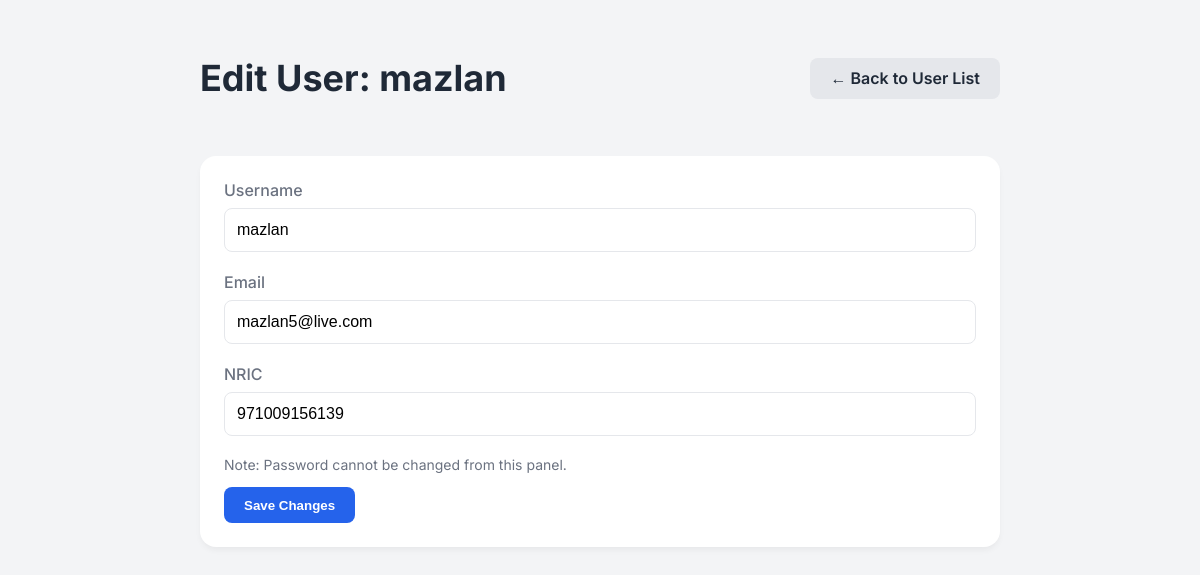
Page /admin/edit_user.php?id=28 (signed in) on the earlier database version.
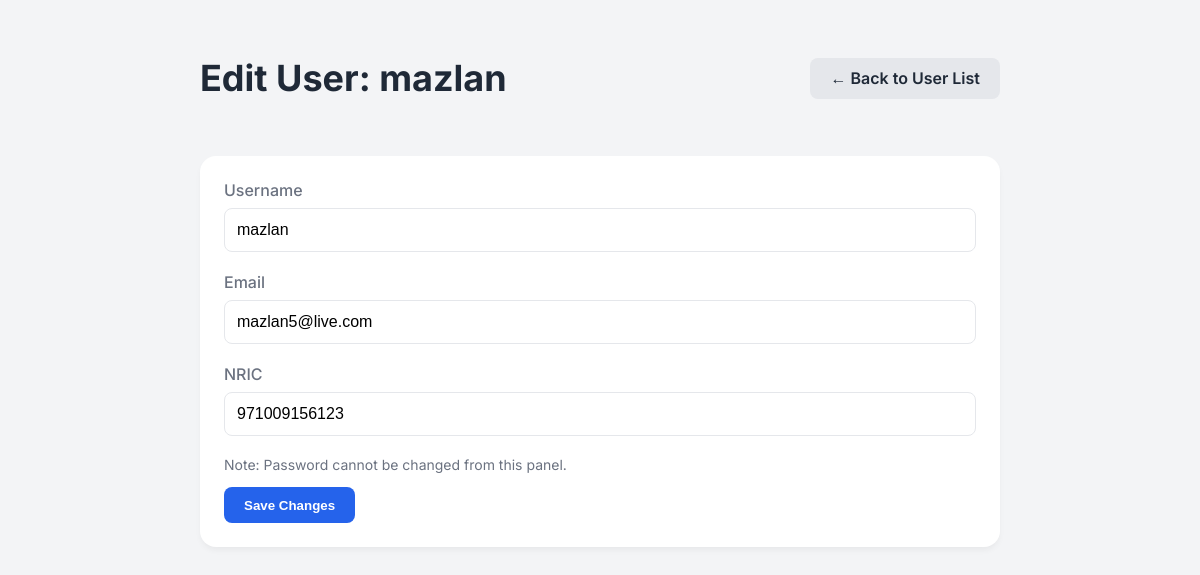
Same page on the later database version.
### tables this page shows
CREATE TABLE `users` (
  `id` int(11) NOT NULL,
  `nric` varchar(50) NOT NULL,
  `email` varchar(100) NOT NULL,
  `username` varchar(50) DEFAULT NULL,
  `password` varchar(255) NOT NULL,
  `created_at` datetime NOT NULL DEFAULT current_timestamp()
);

### php/admin.php (called while the page is built, shortened)
<?php
class Admin
{
    private $conn;
    private $users_table = 'users';
    public function __construct($db)
    {
        $this->conn = $db;
    }
    public function getUserById($user_id)
    {
        $query = "SELECT id, username, email, nric FROM " . $this->users_table . " WHERE id = :user_id LIMIT 1";
        $stmt = $this->conn->prepare($query);
        $stmt->bindParam(':user_id', $user_id, PDO::PARAM_INT);
        $stmt->execute();
        return $stmt->fetch(PDO::FETCH_ASSOC);
    }
}

### admin/edit_user.php (the view, shortened to what this page needs)
<?php
require_once '../php/admin_auth_check.php';
require_once '../php/admin.php';
$user_id = filter_input(INPUT_GET, 'id', FILTER_VALIDATE_INT);
$database = new Database();
$db = $database->connect();
$admin = new Admin($db);
$userData = $admin->getUserById($user_id);
?>
<!DOCTYPE html>
<html lang="en">
<head>
</head>
<body>
    <div class="dashboard-wrapper">
        <header class="header">
            <h1>Edit User: <?php echo htmlspecialchars($userData['username']); ?></h1>
            <a href="view_users.php" class="btn btn-secondary">&larr; Back to User List</a>
        </header>
        <div class="card">
            <form action="edit_user.php?id=<?php echo $user_id; ?>" method="POST">
                <div class="form-group">
                    <label for="username">Username</label>
                    <input type="text" name="username" id="username" class="form-control" value="<?php echo htmlspecialchars($userData['username']); ?>" required>
                </div>
                <div class="form-group">
                    <label for="email">Email</label>
                    <input type="email" name="email" id="email" class="form-control" value="<?php echo htmlspecialchars($userData['email']); ?>" required>
                </div>
                <div class="form-group">
                    <label for="nric">NRIC</label>
                    <input type="text" name="nric" id="nric" class="form-control" value="<?php echo htmlspecialchars($userData['nric']); ?>">
                </div>
                <p style="font-size: 0.875rem; color: var(--subtle-text-color);">Note: Password cannot be changed from this panel.</p>
                <button type="submit" name="update_user" class="btn btn-primary">Save Changes</button>
            </form>
        </div>
    </div>
</body>
</html>

Differences in the rows shown:
changed users "mazlan": nric "971009156139" → "971009156123"
